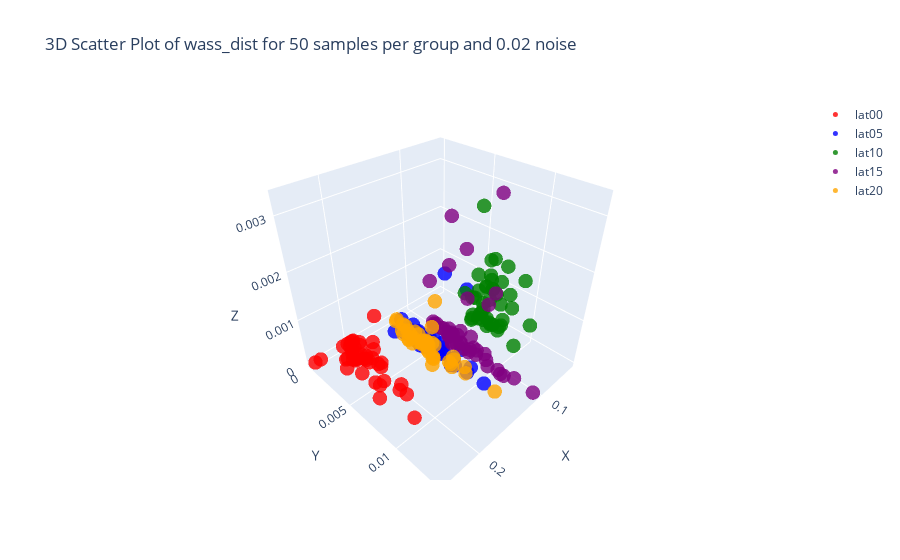

Notebook code for this chart:
### Code cell
plot_norms('wass_dist', 0.02, 50)
